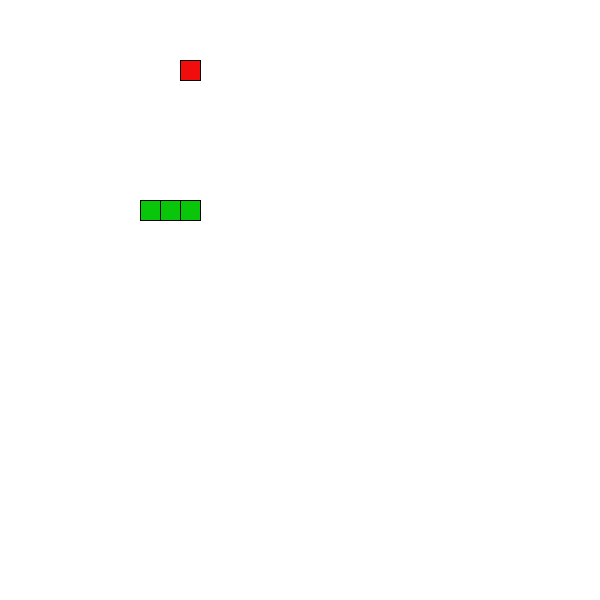
Frame 1 (no input)
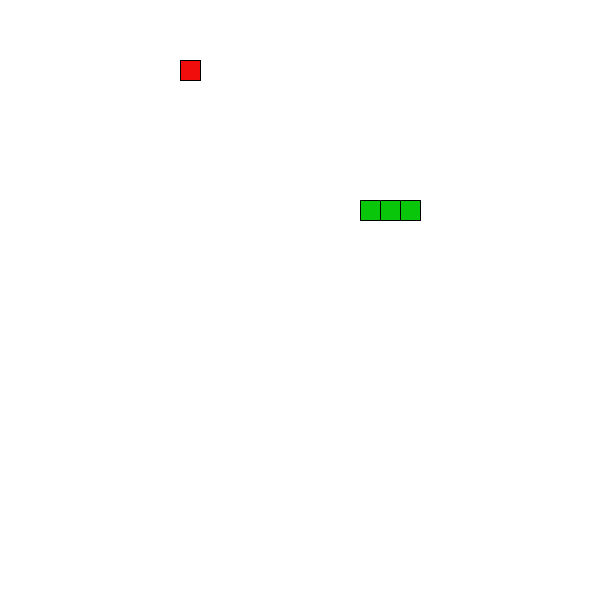
Frame 60 (the mouse pressed at the canvas centre just before this capture)
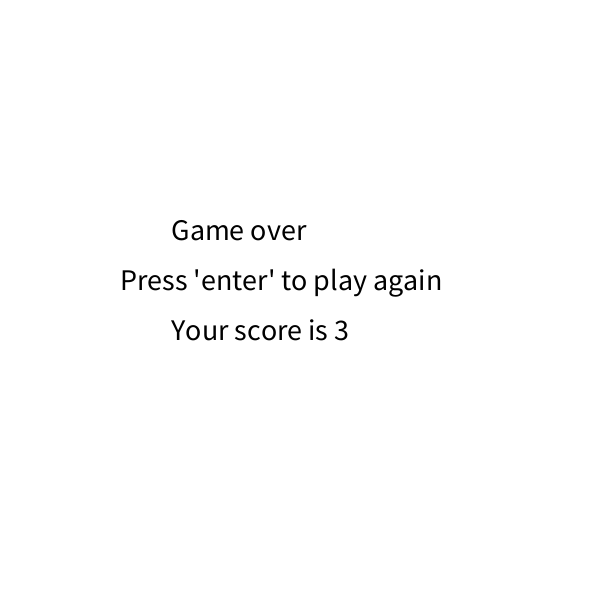
Frame 120 (the mouse held since frame 60 and released just before this capture)

The Processing sketch that drew these frames (run headless with seeded random() and noise(); from frame 60 on, the mouse is pressed at the canvas centre):

// Processing sketch: Snake_game
// ── Snake_game.pde
int w = 30;
int h = 30;
int bs = 20;
int dir = 2;
int score = 3;
int[] dx = {0, 0, 1, -1};
int[] dy = {1, -1, 0, 0};
int applex = (int) random(0, h/2);
int appley = (int) random(0, w/2);
boolean inGame = true;
ArrayList<Integer> x = new ArrayList<Integer>();
ArrayList<Integer> y = new ArrayList<Integer>();
void setup() {
  size(600, 600);
  x.add(9);
  x.add(8);
  x.add(7);
  y.add(10);
  y.add(10);
  y.add(10);
}

void draw() {
  background(255);
  for(int i = 0; i < x.size(); i++) {
    fill(10, 198, 10);
    rect(x.get(i) * bs, y.get(i) * bs, bs, bs);
  }
  if(inGame) {
  fill(242, 13, 13);
  rect(applex * bs, appley * bs, bs, bs);
  if(frameCount % 5 == 0) {
    x.add(0, x.get(0) + dx[dir]);
    y.add(0, y.get(0) + dy[dir]);
    if(x.get(0) < 0 || y.get(0) < 0 || x.get(0) >= h || y.get(0) >= w) {
      inGame = false;
    }
    for(int i = 1; i < x.size(); i++) {
      if(x.get(0) == x.get(i) && y.get(0) == y.get(i)) 
      inGame = false;
    }
    if(x.get(0) == applex && y.get(0) == appley) {
      applex = (int)random(0, w);
      appley = (int)random(0, h);
      score++;
    }
     else{
      x.remove(x.size()-1);
      y.remove(y.size()-1);
    }
  }
  }
  else {
    fill(0);
    background(255);
    textSize(30);
    text("Game over",width/3.5, height/2.5);
    text("Press 'enter' to play again",width/5, height/2.5 + 50);
    text("Your score is " + score ,width/3.5, height/2.5 + 100);
    if(keyPressed && key == ' ') {
      x.clear();
      y.clear();
      x.add(9);
      x.add(8);
      x.add(7);
      y.add(10);
      y.add(10);
      y.add(10);
      score = 3;
      inGame = true;
    }
    
  }
}

void keyPressed() {
  int newdir = -1;
  if(key == 's') {
    if(dir != 1)
    newdir = 0;
  }
  else if(key == 'w') {
    if(dir != 0)
    newdir = 1;
  }
  else if(key == 'd') {
    if(dir != 3)
    newdir = 2;
  }
   else if(key == 'a')  {
     if(dir != 2)
     newdir = 3;
   }
  if(newdir != -1) {
    dir = newdir;
  }
}
